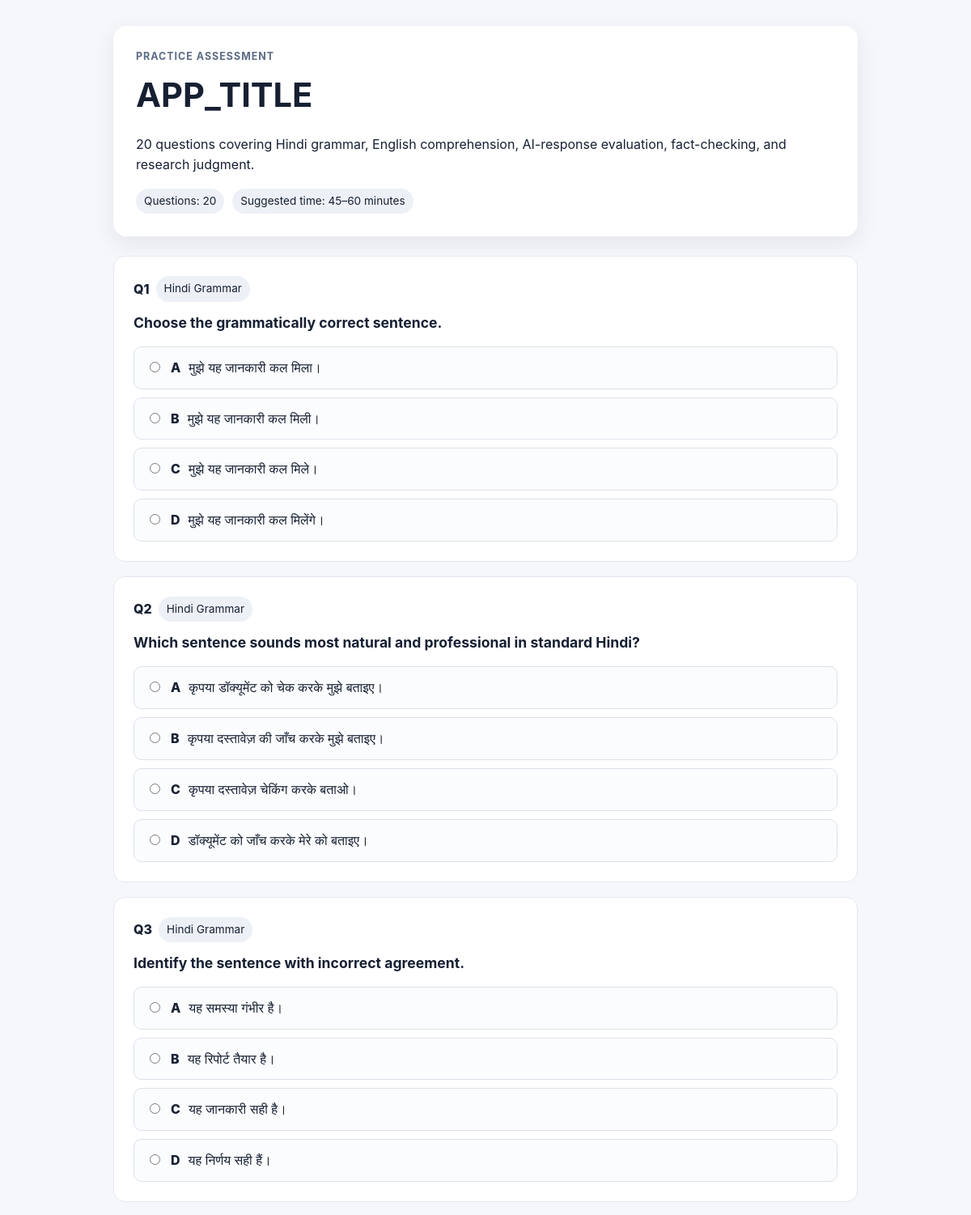
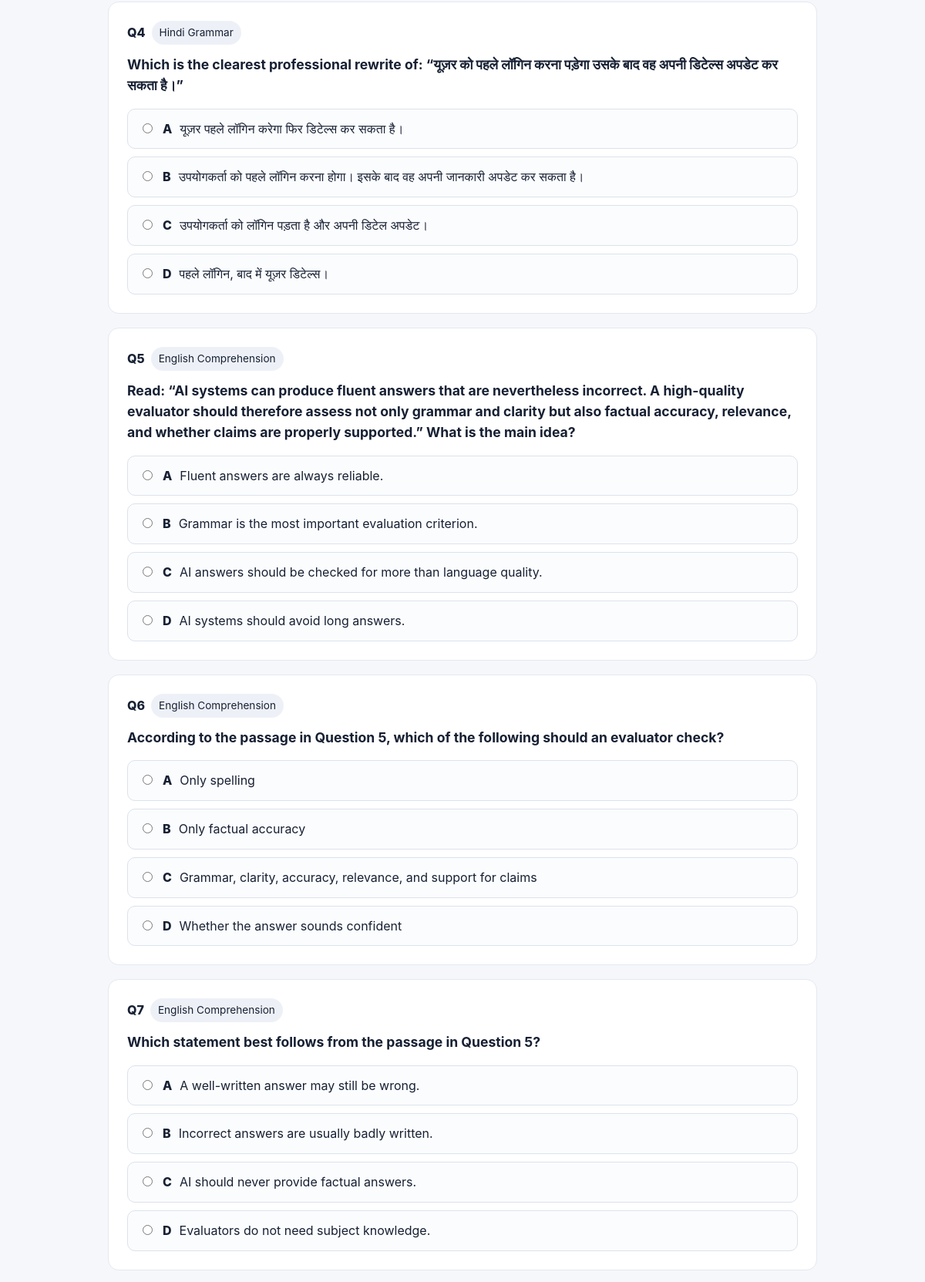
The page / (upper part) on the database its author committed (2 pictures, top to bottom).
### tables this page shows
CREATE TABLE IF NOT EXISTS questions (
    id INT UNSIGNED AUTO_INCREMENT PRIMARY KEY,
    question_no TINYINT UNSIGNED NOT NULL UNIQUE,
    category VARCHAR(100) NOT NULL,
    question_text TEXT NOT NULL,
    option_a TEXT NOT NULL,
    option_b TEXT NOT NULL,
    option_c TEXT NOT NULL,
    option_d TEXT NOT NULL,
    correct_option ENUM('A','B','C','D') NOT NULL,
    explanation TEXT NOT NULL,
    is_active TINYINT(1) NOT NULL DEFAULT 1,
    created_at TIMESTAMP NOT NULL DEFAULT CURRENT_TIMESTAMP
);

### db.php (called while the page is built, shortened)
<?php
function db(): PDO
{
    $dsn = 'mysql:host=' . DB_HOST . ';dbname=' . DB_NAME . ';charset=utf8mb4';
    $pdo = new PDO($dsn, DB_USER, DB_PASS, [
        PDO::ATTR_ERRMODE => PDO::ERRMODE_EXCEPTION,
        PDO::ATTR_DEFAULT_FETCH_MODE => PDO::FETCH_ASSOC,
        PDO::ATTR_EMULATE_PREPARES => false,
    ]);
    return $pdo;
}

### index.php (the view, shortened to what this page needs)
<?php
require_once __DIR__ . '/db.php';
$stmt = db()->query(
    "SELECT id, question_no, category, question_text, option_a, option_b, option_c, option_d
     FROM questions
     WHERE is_active = 1
     ORDER BY question_no ASC"
);
$questions = $stmt->fetchAll();
?>
<!doctype html>
<html lang="en">
<head>
    <link rel="stylesheet" href="styles.css">
</head>
<body>
<main class="container">
    <header class="hero">
        <p class="eyebrow">Practice Assessment</p>
        <h1><?= htmlspecialchars(APP_TITLE) ?></h1>
        <p>20 questions covering Hindi grammar, English comprehension, AI-response evaluation, fact-checking, and research judgment.</p>
        <div class="meta">
            <span>Questions: <?= count($questions) ?></span>
            <span>Suggested time: 45–60 minutes</span>
        </div>
    </header>
    <form id="quizForm" action="submit.php" method="post" novalidate>
        <?php foreach ($questions as $q): ?>
            <section class="question-card" data-question="<?= (int)$q['question_no'] ?>">
                <div class="question-heading">
                    <span class="question-number">Q<?= (int)$q['question_no'] ?></span>
                    <span class="category"><?= htmlspecialchars($q['category']) ?></span>
                </div>
                <h2><?= nl2br(htmlspecialchars($q['question_text'])) ?></h2>
                <div class="options">
                    <?php foreach (['A', 'B', 'C', 'D'] as $letter):
                        $field = 'option_' . strtolower($letter);
                    ?>
                        <label class="option">
                            <input type="radio" name="answers[<?= (int)$q['id'] ?>]" value="<?= $letter ?>">
                            <span class="option-letter"><?= $letter ?></span>
                            <span><?= htmlspecialchars($q[$field]) ?></span>
                        </label>
                    <?php endforeach; ?>
                </div>
            </section>
        <?php endforeach; ?>
    </form>
</main>
</body>
</html>

### styles.css (style rules this page uses)
:root { font-family: Inter, system-ui, -apple-system, BlinkMacSystemFont, "Segoe UI", sans-serif; color: #172033; background: #f5f7fb; line-height: 1.55; }
* { box-sizing: border-box; }
body { margin: 0; }
.container { width: min(920px, calc(100% - 32px)); margin: 0 auto; padding: 32px 0 64px; }
.hero, .result-summary { background: #fff; padding: 28px; border-radius: 16px; box-shadow: 0 8px 28px rgba(20, 31, 54, .08); margin-bottom: 24px; }
.eyebrow { text-transform: uppercase; letter-spacing: .08em; font-size: .78rem; font-weight: 700; color: #5c6b85; margin: 0 0 6px; }
h1 { margin: 0 0 10px; font-size: clamp(1.8rem, 4vw, 2.6rem); }
.meta { display: flex; flex-wrap: wrap; gap: 10px; margin-top: 18px; }
.meta span, .category { background: #edf1f7; border-radius: 999px; padding: 5px 10px; font-size: .85rem; }
.question-card, .review-card { background: #fff; border-radius: 14px; padding: 24px; margin: 18px 0; border: 1px solid #e4e8ef; }
.question-heading { display: flex; flex-wrap: wrap; gap: 8px; align-items: center; margin-bottom: 12px; }
.question-number { font-weight: 800; }
.question-card h2, .review-card h3 { font-size: 1.1rem; margin: 8px 0 16px; }
.options { display: grid; gap: 10px; }
.option { display: grid; grid-template-columns: auto auto 1fr; gap: 10px; align-items: start; padding: 13px 14px; border: 1px solid #dce2eb; border-radius: 10px; cursor: pointer; background: #fbfcfe; }
.option input { margin-top: 5px; }
.option-letter { font-weight: 800; }

### rows shown on the page
questions: question_no "1", category "Hindi Grammar", question_text "Choose the grammatically correct sentence.", letter "A", option_a "मुझे यह जानकारी कल मिला।", letter "B", option_b "मुझे यह जानकारी कल मिली।", letter "C", option_c "मुझे यह जानकारी कल मिले।", letter "D", option_d "मुझे यह जानकारी कल मिलेंगे।"
questions: question_no "2", category "Hindi Grammar", question_text "Which sentence sounds most natural and professional in standard Hindi?", letter "A", option_a "कृपया डॉक्यूमेंट को चेक करके मुझे बताइए।", letter "B", option_b "कृपया दस्तावेज़ की जाँच करके मुझे बताइए।", letter "C", option_c "कृपया दस्तावेज़ चेकिंग करके बताओ।", letter "D", option_d "डॉक्यूमेंट को जाँच करके मेरे को बताइए।"
questions: question_no "3", category "Hindi Grammar", question_text "Identify the sentence with incorrect agreement.", letter "A", option_a "यह समस्या गंभीर है।", letter "B", option_b "यह रिपोर्ट तैयार है।", letter "C", option_c "यह जानकारी सही है।", letter "D", option_d "यह निर्णय सही हैं।"
questions: question_no "4", category "Hindi Grammar", question_text "Which is the clearest professional rewrite of: “यूज़र को पहले लॉगिन करना पड़ेगा उसके बाद वह अपनी डिटेल्स अपडेट कर सकता है।”", letter "A", option_a "यूज़र पहले लॉगिन करेगा फिर डिटेल्स कर सकता है।", letter "B", option_b "उपयोगकर्ता को पहले लॉगिन करना होगा। इसके बाद वह अपनी जानकारी अपडेट कर सकता है।", letter "C", option_c "उपयोगकर्ता को लॉगिन पड़ता है और अपनी डिटेल अपडेट।", letter "D", option_d "पहले लॉगिन, बाद में यूज़र डिटेल्स।"
questions: question_no "5", category "English Comprehension", question_text "Read: “AI systems can produce fluent answers that are nevertheless incorrect. A high-quality evaluator should therefore assess not only grammar and clarity but also factual accuracy, relevance, and whether claims are properly supported.” What is the main idea?", letter "A", option_a "Fluent answers are always reliable.", letter "B", option_b "Grammar is the most important evaluation criterion.", letter "C", option_c "AI answers should be checked for more than language quality.", letter "D", option_d "AI systems should avoid long answers."
questions: question_no "6", category "English Comprehension", question_text "According to the passage in Question 5, which of the following should an evaluator check?", letter "A", option_a "Only spelling", letter "B", option_b "Only factual accuracy", letter "C", option_c "Grammar, clarity, accuracy, relevance, and support for claims", letter "D", option_d "Whether the answer sounds confident"
questions: question_no "7", category "English Comprehension", question_text "Which statement best follows from the passage in Question 5?", letter "A", option_a "A well-written answer may still be wrong.", letter "B", option_b "Incorrect answers are usually badly written.", letter "C", option_c "AI should never provide factual answers.", letter "D", option_d "Evaluators do not need subject knowledge."

### other values the page prints
APP_TITLE "APP_TITLE"
count($questions) "20"
